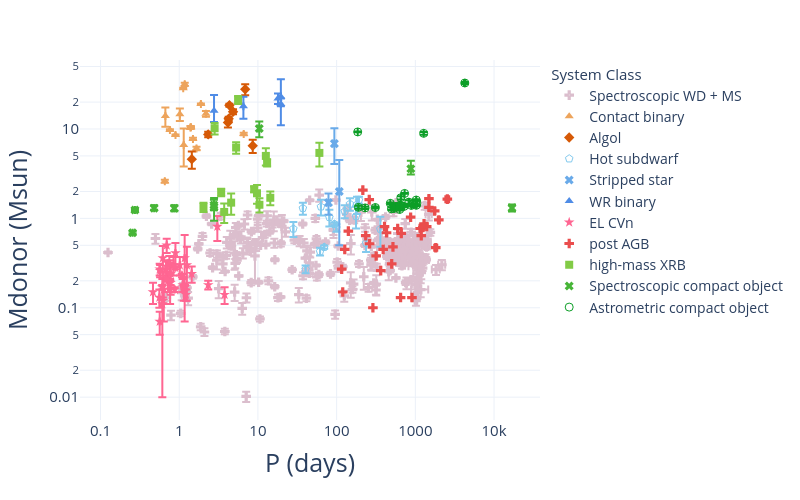

The cell this chart's notebook holds for it:
### Code cell
## Perios vs donor mass 
make_scatter(
    df,
    x='Period', y='M2',
    out_html=None,
    out_pdf=None,
    x_log=True, y_log=True,
    x_title='P (days)', 
    y_title=r'Mdonor (Msun)',
    export_legend_to_pdf=False,
    export_height=500,
    export_width=800,
    export_scale=2,
    # trendline="ols" 
)

### Figure 1 — Plotly figure (JSON) as saved in the notebook; plotly's stock layout.template omitted (floating-point values rounded to 4 significant figures; data arrays with more than 128 entries replaced by an {"elided": "..."} marker saying what was removed)
{"data": [{"customdata": {"elided": "293x8 mixed values"}, "error_x": {"array": {"elided": "293 float values"}, "arrayminus": {"elided": "293 float values"}}, "error_y": {"array": {"elided": "293 float values"}, "arrayminus": {"elided": "293 float values"}}, "hovertemplate": "<b>%{hovertext}</b><br><br>system_class=Spectroscopic WD + MS<br>Period=%{x}<br>M2=%{y}<br>obs_type_1=%{customdata[0]}<br>obs_type_2=%{customdata[1]}<br>evol_type_1=%{customdata[2]}<br>evol_type_2=%{customdata[3]}<br>Period_err_plus=%{customdata[4]}<br>Period_err_minus=%{customdata[5]}<br>M2_err_plus=%{customdata[6]}<br>M2_err_minus=%{customdata[7]}<extra></extra>", "hovertext": {"elided": "293 str values"}, "legendgroup": "Spectroscopic WD + MS", "marker": {"color": "#dbbecd", "size": 8, "symbol": "cross-dot"}, "mode": "markers", "name": "Spectroscopic WD + MS", "orientation": "v", "showlegend": true, "type": "scatter", "x": {"elided": "293 float values"}, "xaxis": "x", "y": {"elided": "293 float values"}, "yaxis": "y"}, {"customdata": [["O6-7:(f):", "O4 f +", "MS", "MS", 0.0006, 0.0006, 1.1, 1.1], ["O4.5-6V", "O6V", "MS", "MS", 0, 0, 1.4, 1.4], ["O7V", "O8V", "MS", "MS", 0, 0, 0.4, 0.4], ["O6.5V((f))", "O6V((f))", "MS", "MS", 1e-05, 1e-05, 0.3, 0.3], ["O4.5 V(n)((fc))z", "O5.5 V(n)((fc))z", "MS", "MS", 0, 0, 0.3, 0.3], ["B1V", "B1V", "MS", "MS", 0, 0, 3.4, 3.4], ["B1V", "B1V", "MS", "MS", 0, 0, 0.12, 0.12], ["B", "B", "MS", "MS", 0.001, 0.001, 0.26, 0.26], ["B0.5V", "B2V", "MS", "MS", 0, 0, 0.22, 0.22], ["B1-1.5V", "B1-1.5V", "MS", "MS", 0, 0, 0.22, 0.22], ["B0V", "B1-2 IV/V", "MS", "MS", 1e-05, 1e-05, 0.28, 0.28], ["B0V", "B1.5III", "MS", "MS", 1e-05, 1e-05, 3.5, 2.8], ["B5V", "B5/7V", "MS", "MS", 3e-05, 3e-05, 0.1, 0.1], ["O6.5-7 Ia", "Ofpe/WN9", "MS", "MS", 3e-05, 3e-05, 0.3, 0.3], ["O9V", "O9V", "MS", "MS", 0, 0, 2.3, 2.3]], "error_x": {"array": [0.0006, 0.0, 0.0, 1e-05, 0.0, 0.0, 0.0, 0.001, 0.0, 0.0, 1e-05, 1e-05, 3e-05, 3e-05, 0.0], "arrayminus": [0.0006, 0.0, 0.0, 1e-05, 0.0, 0.0, 0.0, 0.001, 0.0, 0.0, 1e-05, 1e-05, 3e-05, 3e-05, 0.0]}, "error_y": {"array": [1.1, 1.4, 0.4, 0.3, 0.3, 3.4, 0.12, 0.26, 0.22, 0.22, 0.28, 3.5, 0.1, 0.3, 2.3], "arrayminus": [1.1, 1.4, 0.4, 0.3, 0.3, 3.4, 0.12, 0.26, 0.22, 0.22, 0.28, 2.8, 0.1, 0.3, 2.3]}, "hovertemplate": "<b>%{hovertext}</b><br><br>system_class=Contact binary<br>Period=%{x}<br>M2=%{y}<br>obs_type_1=%{customdata[0]}<br>obs_type_2=%{customdata[1]}<br>evol_type_1=%{customdata[2]}<br>evol_type_2=%{customdata[3]}<br>Period_err_plus=%{customdata[4]}<br>Period_err_minus=%{customdata[5]}<br>M2_err_plus=%{customdata[6]}<br>M2_err_minus=%{customdata[7]}<extra></extra>", "hovertext": ["LSS 3074", "MY Cam", "TU Mus", "V382 Cyg", "VFTS 352", "CT Tau", "GU Mon", "SV Cen", "V606 Cen", "V701 Sco", "V745 Cas", "VFTS 066", "RZ Pyx", "V729 Cyg", "HD 64315B"], "legendgroup": "Contact binary", "marker": {"color": "#eda45c", "size": 8, "symbol": "triangle-up"}, "mode": "markers", "name": "Contact binary", "orientation": "v", "showlegend": true, "type": "scatter", "x": [2.185, 1.175, 1.387, 1.886, 1.124, 0.6668, 0.8966, 1.658, 1.495, 0.7619, 1.411, 1.141, 0.6563, 6.598, 1.019], "xaxis": "x", "y": [14.8, 31.6, 10.4, 19.0, 28.6, 14.01, 8.58, 6.05, 7.74, 9.74, 10.47, 6.6, 2.61, 8.8, 14.6], "yaxis": "y"}, {"customdata": [["O9.7: V:", "ON8.5 III:", "MS", "MS", 1e-05, 1e-05, 0.6, 0.6], ["O9 III:", "B2 Ip", "MS", "MS", 0.00015, 0.00015, 1.1, 1.1], ["ON9 Ia", "O7.5: I:(f)", "Unknown", "MS", 2e-05, 2e-05, 1.4, 1.4], ["O8V:", "O9III", "MS", "MS", 0, 0, 1, 1], ["O7::", "O9.7 III:", "MS", "MS", 3e-05, 3e-05, 3.9, 3.9], ["O7V", "O8.5III", "MS", "MS", 0, 0, 0.7, 0.7], ["O7 III", "B0 III", "MS", "MS", 0, 0, 0.7, 0.7], ["B1V", "B:", "MS", "MS", 1e-05, 1e-05, 1, 1]], "error_x": {"array": [1e-05, 0.00015, 2e-05, 0.0, 3e-05, 0.0, 0.0, 1e-05], "arrayminus": [1e-05, 0.00015, 2e-05, 0.0, 3e-05, 0.0, 0.0, 1e-05]}, "error_y": {"array": [0.6, 1.1, 1.4, 1.0, 3.9, 0.7, 0.7, 1.0], "arrayminus": [0.6, 1.1, 1.4, 1.0, 3.9, 0.7, 0.7, 1.0]}, "hovertemplate": "<b>%{hovertext}</b><br><br>system_class=Algol<br>Period=%{x}<br>M2=%{y}<br>obs_type_1=%{customdata[0]}<br>obs_type_2=%{customdata[1]}<br>evol_type_1=%{customdata[2]}<br>evol_type_2=%{customdata[3]}<br>Period_err_plus=%{customdata[4]}<br>Period_err_minus=%{customdata[5]}<br>M2_err_plus=%{customdata[6]}<br>M2_err_minus=%{customdata[7]}<extra></extra>", "hovertext": ["VFTS 061", "VFTS 652", "VFTS 538", "HV 2543", "VFTS 450", "W61 28-22", "HV 2241", "Mu1 Sco"], "legendgroup": "Algol", "marker": {"color": "#d65906", "size": 8, "symbol": "diamond"}, "mode": "markers", "name": "Algol", "orientation": "v", "showlegend": true, "type": "scatter", "x": [2.333, 8.589, 4.16, 4.829, 6.892, 4.251, 4.343, 1.446], "xaxis": "x", "y": [8.7, 6.5, 11.8, 15.6, 27.8, 13.0, 18.4, 4.6], "yaxis": "y"}, {"customdata": [["Be", "sdOB", "MS", "He-star", 0.007, 0.007, 0.2, 0.2], ["Be", "sdOB", "MS", "He-star", 0.0011, 0.0011, 0.145, 0.145], ["Be", "sdOB", "MS", "He-star", 0.0035, 0.0035, 0.2, 0.2], ["Be", "sdOB", "MS", "He-star", 0.02, 0.02, 0.035, 0.035], ["Be", "sdOB", "MS", "He-star", 0.0058, 0.0058, 0.043, 0.043], ["Be", "sdOB", "MS", "He-star", 0.11, 0.11, 0.31, 0.31], ["Be", "sdOB", "MS", "He-star", 0.1, 0.1, 0.14, 0.14], ["Be", "sdOB", "MS", "He-star", 0.18, 0.18, 0.11, 0.11], ["Be", "sdOB", "MS", "He-star", 0.04, 0.04, 0.29, 0.29], ["Be", "sdOB", "MS", "He-star", 0.0044, 0.0044, 0.22, 0.22], ["Be", "sdOB", "MS", "He-star", 0.055, 0.055, 0.074, 0.074], ["Be", "sdOB", "MS", "He-star", 0.0051, 0.0051, 0.02, 0.02], ["Be", "sdOB", "MS", "He-star", 0.041, 0.041, 0.28, 0.28], ["Be", "sdOB", "MS", "He-star", 0.0029, 0.0029, 0.27, 0.27], ["Be", "sdOB", "MS", "He-star", 0.038, 0.038, 0.23, 0.23], ["Be", "sdOB", "MS", "He-star", 0.0013, 0.0013, 0.027, 0.027]], "error_x": {"array": [0.007, 0.0011, 0.0035, 0.02, 0.0058, 0.11, 0.1, 0.18, 0.04, 0.0044, 0.055, 0.0051, 0.041, 0.0029, 0.038, 0.0013], "arrayminus": [0.007, 0.0011, 0.0035, 0.02, 0.0058, 0.11, 0.1, 0.18, 0.04, 0.0044, 0.055, 0.0051, 0.041, 0.0029, 0.038, 0.0013]}, "error_y": {"array": [0.2, 0.145, 0.2, 0.035, 0.043, 0.31, 0.14, 0.11, 0.29, 0.22, 0.074, 0.02, 0.28, 0.27, 0.23, 0.027], "arrayminus": [0.2, 0.145, 0.2, 0.035, 0.043, 0.31, 0.14, 0.11, 0.29, 0.22, 0.074, 0.02, 0.28, 0.27, 0.23, 0.027]}, "hovertemplate": "<b>%{hovertext}</b><br><br>system_class=Hot subdwarf<br>Period=%{x}<br>M2=%{y}<br>obs_type_1=%{customdata[0]}<br>obs_type_2=%{customdata[1]}<br>evol_type_1=%{customdata[2]}<br>evol_type_2=%{customdata[3]}<br>Period_err_plus=%{customdata[4]}<br>Period_err_minus=%{customdata[5]}<br>M2_err_plus=%{customdata[6]}<br>M2_err_minus=%{customdata[7]}<extra></extra>", "hovertext": ["HD58978", "HD200120", "HD10516", "HD55606", "HD109387", "HD113120", "HD137387", "HD152478", "HD157042", "HD41335", "HD161306", "HD183537", "HD191610", "HD194335", "HD200310", "HD167128"], "legendgroup": "Hot subdwarf", "marker": {"color": "#82c9ed", "size": 8, "symbol": "pentagon-open"}, "mode": "markers", "name": "Hot subdwarf", "orientation": "v", "showlegend": true, "type": "scatter", "x": [37.25, 28.19, 126.7, 93.76, 61.55, 181.5, 192.1, 236.5, 176.2, 80.87, 99.31, 69.53, 359.3, 63.15, 147.6, 40.33], "xaxis": "x", "y": [1.3, 0.765, 1.2, 0.865, 0.426, 1.43, 1.6, 0.53, 1.06, 1.03, 0.784, 0.477, 0.76, 1.35, 1.45, 0.27], "yaxis": "y"}, {"customdata": [["B", "SS", "MS", "He-star", 0.038, 0.038, 2.5, 1.5], ["B3Ve", "SS", "MS", "He-star", 0.0097, 0.0097, 0.4, 0.4], ["Be", "SS", "MS", "He-star", 0.07, 0.08, 3.3, 2.8]], "error_x": {"array": [0.038, 0.0097, 0.07], "arrayminus": [0.038, 0.0097, 0.08]}, "error_y": {"array": [2.5, 0.4, 3.3], "arrayminus": [1.5, 0.4, 2.8]}, "hovertemplate": "<b>%{hovertext}</b><br><br>system_class=Stripped star<br>Period=%{x}<br>M2=%{y}<br>obs_type_1=%{customdata[0]}<br>obs_type_2=%{customdata[1]}<br>evol_type_1=%{customdata[2]}<br>evol_type_2=%{customdata[3]}<br>Period_err_plus=%{customdata[4]}<br>Period_err_minus=%{customdata[5]}<br>M2_err_plus=%{customdata[6]}<br>M2_err_minus=%{customdata[7]}<extra></extra>", "hovertext": ["VFTS 291", "LB-1", "2dFS 2553"], "legendgroup": "Stripped star", "marker": {"color": "#69aae9", "size": 8, "symbol": "x"}, "mode": "markers", "name": "Stripped star", "orientation": "v", "showlegend": true, "type": "scatter", "x": [108.1, 78.8, 93.6], "xaxis": "x", "y": [2.0, 1.5, 6.86], "yaxis": "y"}, {"customdata": [["O6 V", "WR-WN4", "MS", "He-star", 0.002, 0.002, 3, 3], ["O4 V", "WR-WN5", "MS", "He-star", 0.0002, 0.0002, 8, 4], ["O-O5.5 V", "WR-WN3", "MS", "He-star", 4e-05, 4e-05, 5, 5], ["O-O6 I", "WR-WN4", "MS", "He-star", 0.0005, 0.0005, 13, 5], ["O-O4 V", "WR-WO4", "MS", "He-star", 0.0005, 0.0005, 3, 8]], "error_x": {"array": [0.002, 0.0002, 4e-05, 0.0005, 0.0005], "arrayminus": [0.002, 0.0002, 4e-05, 0.0005, 0.0005]}, "error_y": {"array": [3.0, 8.0, 5.0, 13.0, 3.0], "arrayminus": [3.0, 4.0, 5.0, 5.0, 8.0]}, "hovertemplate": "<b>%{hovertext}</b><br><br>system_class=WR binary<br>Period=%{x}<br>M2=%{y}<br>obs_type_1=%{customdata[0]}<br>obs_type_2=%{customdata[1]}<br>evol_type_1=%{customdata[2]}<br>evol_type_2=%{customdata[3]}<br>Period_err_plus=%{customdata[4]}<br>Period_err_minus=%{customdata[5]}<br>M2_err_plus=%{customdata[6]}<br>M2_err_minus=%{customdata[7]}<extra></extra>", "hovertext": ["BAT99 19", "BAT99 129", "SMC AB 6", "SMC AB 7", "SMC AB 8"], "legendgroup": "WR binary", "marker": {"color": "#4f8ce6", "size": 8, "symbol": "triangle-up"}, "mode": "markers", "name": "WR binary", "orientation": "v", "showlegend": true, "type": "scatter", "x": [17.99, 2.769, 6.538, 19.56, 19.56], "xaxis": "x", "y": [22.0, 16.0, 18.0, 23.0, 19.0], "yaxis": "y"}, {"customdata": {"elided": "36x8 mixed values"}, "error_x": {"array": [8e-07, 1e-06, 2.78e-05, 6e-07, 5.1e-06, 5e-07, 5.1e-06, 5e-07, 1.1e-06, 1.6e-06, 2e-06, 4e-07, 2e-07, 1.4e-06, 6e-07, 2e-07, 2.4e-06, 3e-07, 4.6e-06, 3e-07, 1e-07, 2.4e-06, 7e-07, 1.1e-06, 2e-07, 5.2e-06, 8.3e-06, 1.7e-06, 1.4e-06, 4.5e-06, 2e-07, 1.6e-06, 3e-07, 3.8e-06, 4e-07, 9e-07], "arrayminus": [8e-07, 1e-06, 2.78e-05, 6e-07, 5.1e-06, 5e-07, 5.1e-06, 5e-07, 1.1e-06, 1.6e-06, 2e-06, 4e-07, 2e-07, 1.4e-06, 6e-07, 2e-07, 2.4e-06, 3e-07, 4.6e-06, 3e-07, 1e-07, 2.4e-06, 7e-07, 1.1e-06, 2e-07, 5.2e-06, 8.3e-06, 1.7e-06, 1.4e-06, 4.5e-06, 2e-07, 1.6e-06, 3e-07, 3.8e-06, 4e-07, 9e-07]}, "error_y": {"array": [0.01, 0.01, 0.25, 0.09, 0.02, 0.01, 0.18, 0.01, 0.13, 0.07, 0.05, 0.01, 0.01, 0.1, 0.09, 0.01, 0.05, 0.04, 0.07, 0.03, 0.04, 0.05, 0.12, 0.1, 0.02, 0.02, 0.03, 0.01, 0.29, 0.07, 0.01, 0.07, 0.04, 0.05, 0.04, 0.03], "arrayminus": [0.01, 0.01, 0.25, 0.09, 0.02, 0.01, 0.18, 0.01, 0.13, 0.07, 0.05, 0.01, 0.01, 0.1, 0.09, 0.01, 0.05, 0.04, 0.07, 0.03, 0.04, 0.05, 0.12, 0.1, 0.02, 0.02, 0.03, 0.01, 0.29, 0.07, 0.01, 0.07, 0.04, 0.05, 0.04, 0.03]}, "hovertemplate": "<b>%{hovertext}</b><br><br>system_class=EL CVn<br>Period=%{x}<br>M2=%{y}<br>obs_type_1=%{customdata[0]}<br>obs_type_2=%{customdata[1]}<br>evol_type_1=%{customdata[2]}<br>evol_type_2=%{customdata[3]}<br>Period_err_plus=%{customdata[4]}<br>Period_err_minus=%{customdata[5]}<br>M2_err_plus=%{customdata[6]}<br>M2_err_minus=%{customdata[7]}<extra></extra>", "hovertext": ["PTF1 J004040.23+412521.6", "PTF1 J004300.75+381537.2", "PTF1 J005424.06+411126.9", "PTF1 J005659.72+130920.6", "PTF1 J011909.91+435907.1", "PTF1 J012814.72+040551.9", "PTF1 J013336.92+470600.1", "PTF1 J014839.10+382314.5", "PTF1 J021913.15+215921.9", "PTF1 J071207.01+211654.9", "PTF1 J075310.42+835154.7", "PTF1 J075642.49+162143.9", "ATO J119.9584+15.7219", "CRTS J080425.2+070845", "ATO J183.2261+36.5615", "ATO J190.4773+00.2258", "ATO J203.0857+35.4797", "ATO J204.8723+45.8487", "UCAC4 354-070319", "ATO J225.8650+46.0563", "CRTS J150336.0+195842", "UCAC4 511-057288", "CRTS J152758.9+190751", "UCAC4 552-053246", "BPS BS 16542-0030", "UCAC4 654-060802", "UCAC4 566-061120", "ZTF J191826.06+485302.7", "UCAC4 579-116626", "UCAC4 568-125457", "CRTS J214858.3+030417", "UCAC4 495-142916", "CRTS J225539.4+342138", "UCAC4 646-116578", "ZTF J225755.64+310133.7", "ATO J347.5419+33.2138"], "legendgroup": "EL CVn", "marker": {"color": "#FF6692", "size": 8, "symbol": "star"}, "mode": "markers", "name": "EL CVn", "orientation": "v", "showlegend": true, "type": "scatter", "x": [1.184, 1.084, 3.051, 0.6935, 1.222, 0.6204, 1.252, 0.8917, 0.619, 0.8463, 0.7198, 0.876, 0.7731, 0.6102, 0.6369, 0.6074, 1.142, 0.5645, 0.6807, 0.5594, 0.4643, 1.441, 0.8955, 0.7777, 0.565, 2.337, 3.773, 1.16, 1.172, 1.018, 0.6855, 0.7487, 0.5718, 0.7661, 0.6884, 1.109], "xaxis": "x", "y": [0.17, 0.23, 0.81, 0.5, 0.14, 0.12, 0.3, 0.28, 0.36, 0.3, 0.2, 0.16, 0.19, 0.11, 0.16, 0.17, 0.17, 0.27, 0.27, 0.13, 0.15, 0.24, 0.41, 0.24, 0.07, 0.18, 0.14, 0.17, 0.36, 0.3, 0.21, 0.31, 0.26, 0.16, 0.29, 0.18], "yaxis": "y"}, {"customdata": {"elided": "33x8 mixed values"}, "error_x": {"array": [0.2, 1.2, 0.4, 0.02, 36.0, 14.0, 1.1, 0.2, 0.3, 61.0, 5.9, 8.7, 1.0, 0.7, 80.0, 0.1, 0.04, 0.7, 0.4, 1.0, 27.0, 0.7, 3.5, 12.0, 0.7, 0.08, 0.1, 10.0, 0.002, 2.2, 7.6, 5.3, 143.0], "arrayminus": [0.2, 1.2, 0.4, 0.02, 36.0, 14.0, 1.1, 0.2, 0.3, 61.0, 5.9, 8.7, 1.0, 0.7, 80.0, 0.1, 0.04, 0.7, 0.4, 1.0, 27.0, 0.7, 3.5, 12.0, 0.7, 0.08, 0.1, 10.0, 0.002, 2.2, 7.6, 5.3, 143.0]}, "error_y": {"array": [Infinity, Infinity, Infinity, Infinity, Infinity, Infinity, Infinity, Infinity, Infinity, Infinity, Infinity, Infinity, Infinity, Infinity, Infinity, Infinity, Infinity, Infinity, Infinity, Infinity, Infinity, Infinity, Infinity, Infinity, Infinity, Infinity, Infinity, Infinity, Infinity, Infinity, Infinity, Infinity, Infinity], "arrayminus": [0.0, 0.0, 0.0, 0.0, 0.0, 0.0, 0.0, 0.0, 0.0, 0.0, 0.0, 0.0, 0.0, 0.0, 0.0, 0.0, 0.0, 0.0, 0.0, 0.0, 0.0, 0.0, 0.0, 0.0, 0.0, 0.0, 0.0, 0.0, 0.0, 0.0, 0.0, 0.0, 0.0]}, "hovertemplate": "<b>%{hovertext}</b><br><br>system_class=post AGB<br>Period=%{x}<br>M2=%{y}<br>obs_type_1=%{customdata[0]}<br>obs_type_2=%{customdata[1]}<br>evol_type_1=%{customdata[2]}<br>evol_type_2=%{customdata[3]}<br>Period_err_plus=%{customdata[4]}<br>Period_err_minus=%{customdata[5]}<br>M2_err_plus=%{customdata[6]}<br>M2_err_minus=%{customdata[7]}<extra></extra>", "hovertext": ["89 Her", "AC Her", "BD+39 4926", "BD+46 442", "DY Ori", "EP Lyr", "HD 44179", "HD 46703", "HD 52961", "HD 95767", "HD 108015", "HD 131356", "HD 158616", "HD 213985", "HP Lyr", "HR 4049", "IRAS 05208-2035", "IRAS 06165+3158", "IRAS 06452-3456", "IRAS 08544-4431", "IRAS 09144-4933", "IRAS 15469-5311", "IRAS 16230-3410", "IRAS 17038-4815", "IRAS 19125+0343", "IRAS 19135+3937", "IRAS 19157-0247", "RU Cen", "SAO 173329", "ST Pup", "SX Cen", "TW Cam", "U Mon"], "legendgroup": "post AGB", "marker": {"color": "#ea4d4d", "size": 8, "symbol": "cross"}, "mode": "markers", "name": "post AGB", "orientation": "v", "showlegend": true, "type": "scatter", "x": [289.1, 1189.0, 871.7, 140.8, 1248.0, 1151.0, 317.6, 597.4, 1289.0, 1989.0, 906.3, 1488.0, 363.3, 259.6, 1818.0, 430.6, 234.4, 262.6, 215.4, 501.1, 1762.0, 390.2, 649.8, 1394.0, 519.7, 127.0, 119.6, 1489.0, 116.0, 406.0, 564.3, 662.2, 2550.0], "xaxis": "x", "y": [0.1, 0.64, 1.03, 0.72, 0.79, 0.77, 0.38, 0.77, 0.87, 0.96, 0.13, 1.33, 0.26, 1.62, 0.47, 0.69, 0.64, 0.52, 2.07, 0.31, 1.21, 0.45, 0.13, 0.81, 0.48, 0.45, 0.15, 1.66, 0.27, 0.81, 1.35, 0.68, 1.64], "yaxis": "y"}, {"customdata": [["B0.5Iae-1b", "NS?", "MS", "NS", 0.00045, 0.00045, 0.16, 0.16], ["O7V(f)n", "BH", "MS", "BH", 0.00046, 0.00046, 0.9, 0.9], ["O6-7 II-III", "NS?", "MS", "NS", 0.029, 0.029, 0.16, 0.16], ["B2Iae", "NS?", "MS", "NS", 0.002, 0.002, 0.3, 0.3], ["B0.2Ia", "NS?", "MS", "NS", 2e-05, 2e-05, 0.29, 0.29], ["Ofpe/WN9", "NS?", "He-star", "NS", 0.00013, 0.00013, 0.26, 0.26], ["O6Iafcp", "NS?", "MS", "NS", 4e-06, 4e-06, 0.19, 0.19], ["B0-1Ia", "NS?", "MS", "NS", 0.0004, 0.0004, 0.45, 0.45], ["Unknown", "BH", "MS", "BH", 0.06, 0.06, 1.1, 1.1], ["B1Ib", "NS?", "MS", "NS", 0.0009, 0.0009, 0.4, 0.4], ["B9III", "BH", "MS", "BH", 0.002, 0.002, 1.5, 1.5], ["A7Ib", "BH", "MS", "BH", 0, 0, 0.4, 0.4], ["O9.7Iabpvar", "BH?", "MS", "BH", 0.0001, 0.0001, 2.2, 2.2], ["B1.5-B2IIIe", "BH", "MS", "BH", 0.04, 0.04, 1.6, 1.6]], "error_x": {"array": [0.00045, 0.00046, 0.029, 0.002, 2e-05, 0.00013, 4e-06, 0.0004, 0.06, 0.0009, 0.002, 0.0, 0.0001, 0.04], "arrayminus": [0.00045, 0.00046, 0.029, 0.002, 2e-05, 0.00013, 4e-06, 0.0004, 0.06, 0.0009, 0.002, 0.0, 0.0001, 0.04]}, "error_y": {"array": [0.16, 0.9, 0.16, 0.3, 0.29, 0.26, 0.19, 0.45, 1.1, 0.4, 1.5, 0.4, 2.2, 1.6], "arrayminus": [0.16, 0.9, 0.16, 0.3, 0.29, 0.26, 0.19, 0.45, 1.1, 0.4, 1.5, 0.4, 2.2, 1.6]}, "hovertemplate": "<b>%{hovertext}</b><br><br>system_class=high-mass XRB<br>Period=%{x}<br>M2=%{y}<br>obs_type_1=%{customdata[0]}<br>obs_type_2=%{customdata[1]}<br>evol_type_1=%{customdata[2]}<br>evol_type_2=%{customdata[3]}<br>Period_err_plus=%{customdata[4]}<br>Period_err_minus=%{customdata[5]}<br>M2_err_plus=%{customdata[6]}<br>M2_err_minus=%{customdata[7]}<extra></extra>", "hovertext": ["Vela X-1", "HD 96670", "Cen X-3", "1E 1145.1-6141", "4U 1538-522", "OAO 1657-415", "4U 1700-377", "EXO 1722-363", "1E 1740.7-2942", "IGR J18027-2016", "SAX J1819.3-2525", "SS 433", "Cyg X-1", "MWC 656"], "legendgroup": "high-mass XRB", "marker": {"color": "#82cb46", "size": 8, "symbol": "square"}, "mode": "markers", "name": "high-mass XRB", "orientation": "v", "showlegend": true, "type": "scatter", "x": [8.963, 5.284, 2.033, 14.37, 3.728, 10.45, 3.412, 9.74, 12.61, 4.57, 2.817, 13.08, 5.6, 60.37], "xaxis": "x", "y": [2.12, 6.2, 1.34, 1.7, 1.18, 1.42, 1.96, 1.91, 5.0, 1.5, 10.2, 4.2, 21.2, 5.4], "yaxis": "y"}, {"customdata": [["O7V", "Unknown", "MS", "BH", 0.0004, 0.0004, 2, 2], ["RG", "BH?", "RGB", "Unknown", 2, 2, 0.8, 0.5], ["Unknown", "NS/WD?", "MS", "NS", 1e-05, 1e-05, 0.21, 0.18], ["Unknown", "NS/WD?", "MS", "NS", 0, 0, 0.1, 0.1], ["Unknown", "NS/WD?", "MS", "NS", 0, 0, 0.03, 0.03], ["RG", "NS/WD?", "RGB", "NS", 438, 401, 0.12, 0.12], ["Unknown", "NS/WD?", "MS", "NS", 2e-05, 2e-05, 0.35, 0.4], ["Unknown", "WD/NS?", "MS", "NS", 1e-05, 1e-05, 0.1, 0.05], ["Unknown", "WD/NS?", "MS", "NS", 0, 0, 0.02, 0.02]], "error_x": {"array": [0.0004, 2.0, 1e-05, 0.0, 0.0, 438.0, 2e-05, 1e-05, 0.0], "arrayminus": [0.0004, 2.0, 1e-05, 0.0, 0.0, 401.0, 2e-05, 1e-05, 0.0]}, "error_y": {"array": [2.0, 0.8, 0.21, 0.1, 0.03, 0.12, 0.35, 0.1, 0.02], "arrayminus": [2.0, 0.5, 0.18, 0.1, 0.03, 0.12, 0.4, 0.05, 0.02]}, "hovertemplate": "<b>%{hovertext}</b><br><br>system_class=Spectroscopic compact object<br>Period=%{x}<br>M2=%{y}<br>obs_type_1=%{customdata[0]}<br>obs_type_2=%{customdata[1]}<br>evol_type_1=%{customdata[2]}<br>evol_type_2=%{customdata[3]}<br>Period_err_plus=%{customdata[4]}<br>Period_err_minus=%{customdata[5]}<br>M2_err_plus=%{customdata[6]}<br>M2_err_minus=%{customdata[7]}<extra></extra>", "hovertext": ["VFTS 243", "G3425", "2XMM J1255", "2MASS J06163552", "LAMOST J1123", "56 UMa", "J0606+2132", "LAMOST J2354", "2MASS J1527"], "legendgroup": "Spectroscopic compact object", "marker": {"color": "#47b537", "size": 8, "symbol": "x"}, "mode": "markers", "name": "Spectroscopic compact object", "orientation": "v", "showlegend": true, "type": "scatter", "x": [10.4, 877.0, 2.761, 0.8666, 0.2738, 16910.0, 2.774, 0.4799, 0.2557], "xaxis": "x", "y": [10.1, 3.6, 1.41, 1.3, 1.24, 1.31, 1.34, 1.3, 0.69], "yaxis": "y"}, {"customdata": {"elided": "24x8 mixed values"}, "error_x": {"array": [0.003, 0.6, 98.5, 0.5, 0.05, 0.07, 0.11, 0.26, 0.4, 0.18, 0.29, 0.31, 0.22, 0.21, 0.7, 0.6, 0.6, 0.9, 5.0, 0.7, 0.5, 3.3, 5.0, 2.1], "arrayminus": [0.003, 0.6, 98.5, 0.5, 0.05, 0.07, 0.11, 0.26, 0.4, 0.18, 0.29, 0.31, 0.22, 0.21, 0.7, 0.6, 0.6, 0.9, 5.0, 0.7, 0.5, 3.3, 5.0, 2.1]}, "error_y": {"array": [0.1, 0.34, 0.82, 0.015, 0.05, 0.04, 0.032, 0.034, 0.04, 0.024, 0.04, 0.03, 0.04, 0.032, 0.033, 0.07, 0.04, 0.034, 0.07, 0.035, 0.023, 0.034, 0.034, 0.09], "arrayminus": [0.1, 0.34, 0.82, 0.015, 0.05, 0.04, 0.032, 0.034, 0.04, 0.024, 0.04, 0.03, 0.04, 0.032, 0.033, 0.07, 0.04, 0.034, 0.07, 0.035, 0.023, 0.034, 0.034, 0.09]}, "hovertemplate": "<b>%{hovertext}</b><br><br>system_class=Astrometric compact object<br>Period=%{x}<br>M2=%{y}<br>obs_type_1=%{customdata[0]}<br>obs_type_2=%{customdata[1]}<br>evol_type_1=%{customdata[2]}<br>evol_type_2=%{customdata[3]}<br>Period_err_plus=%{customdata[4]}<br>Period_err_minus=%{customdata[5]}<br>M2_err_plus=%{customdata[6]}<br>M2_err_minus=%{customdata[7]}<extra></extra>", "hovertext": ["Gaia BH1", "Gaia BH2", "Gaia BH3", "Gaia NS1", "J0553-1349", "J2057-4742", "J1553-6846", "J2102+3703", "J0742-4749", "J0152-2049", "J0003-5604", "J1733+5808", "J1150-2203", "J1449+6919", "J0217-7541", "J0639-3655", "J1739+4502", "J0036-0932", "J1048+6547", "J2145+2837", "J2244-2236", "J0824+5254", "J0230+5950", "J0634+6256"], "legendgroup": "Astrometric compact object", "marker": {"color": "#0c9e27", "size": 8, "symbol": "circle-open"}, "mode": "markers", "name": "Astrometric compact object", "orientation": "v", "showlegend": true, "type": "scatter", "x": [185.4, 1277.0, 4253.0, 730.9, 189.1, 230.2, 310.2, 481.0, 497.6, 536.1, 561.8, 570.9, 631.8, 632.6, 636.1, 654.6, 657.4, 719.8, 827.0, 889.5, 938.3, 1027.0, 1029.0, 1046.0], "xaxis": "x", "y": [9.27, 8.94, 32.7, 1.902, 1.33, 1.31, 1.323, 1.473, 1.28, 1.291, 1.34, 1.362, 1.39, 1.258, 1.396, 1.7, 1.38, 1.362, 1.52, 1.396, 1.443, 1.604, 1.401, 1.48], "yaxis": "y"}], "layout": {"height": 500, "legend": {"font": {"size": 14}, "itemclick": "toggle", "itemdoubleclick": "toggleothers", "title": {"font": {"size": 15}, "text": "System Class"}, "tracegroupgap": 0}, "margin": {"t": 60}, "width": 800, "xaxis": {"anchor": "y", "domain": [0, 1], "tickfont": {"size": 15}, "title": {"font": {"size": 25}, "text": "P (days)"}, "type": "log"}, "yaxis": {"anchor": "x", "domain": [0, 1], "tickfont": {"size": 15}, "title": {"font": {"size": 25}, "text": "Mdonor (Msun)"}, "type": "log"}}}
